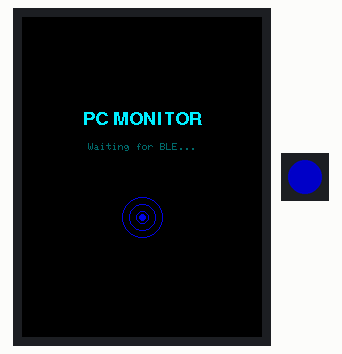
Simulated run of this program. Board: ESP32-S3. Shown: 240×320 colour display, 1 RGB LEDs in strip order, left to right. Dim RGB values are drawn brighter than linear; nothing arrives over Bluetooth unless stated; a phone connects over Bluetooth LE 3 s after start; what the program prints to the serial monitor is not drawn.

Above: at 0.3 s.
At 3.6 s:
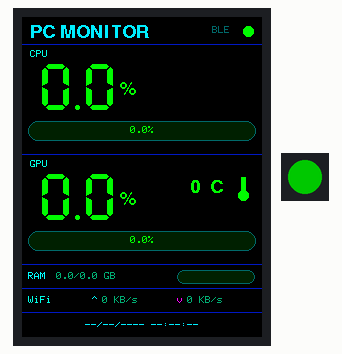
Timing chart, 0 to 5.1 s (numbered marks = the images above):
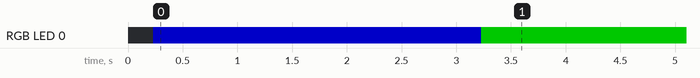

The program:

main.cpp
```cpp
/**
 * main.cpp – ESP32-S3 PC Stats Monitor
 *
 * Main orchestration only. Feature-specific logic is split into modules.
 */

#include <Arduino.h>
#include "ble_server.h"
#include "display.h"
#include "led_status.h"
#include "stats.h"

static uint32_t last_footer_ms = 0;
static bool     was_connected = false;
static bool     splash_shown  = true;

void setup() {
    Serial.begin(115200);

    initDisplay();
    drawSplash();

    initStatusLed();
    initBleServer();
}

void loop() {
    bool connected = g_ble_connected;

    if (connected != was_connected) {
        was_connected = connected;
        if (!connected) {
            drawSplash();
            splash_shown = true;
        }
    }

    if (connected && splash_shown) {
        clearDisplay();
        splash_shown = false;

        portENTER_CRITICAL(&g_mux);
        Stats local = g_stats;
        bool have = g_new_data;
        if (have) g_new_data = false;
        portEXIT_CRITICAL(&g_mux);

        drawHeader(connected);
        drawCpuSection(local);
        drawGpuSection(local);
        drawRamRow(local);
        drawNetRow(local);
        drawFooter();
        last_footer_ms = millis();
        return;
    }

    if (!connected) {
        delay(500);
        return;
    }

    bool have_data = false;
    Stats local;
    portENTER_CRITICAL(&g_mux);
    if (g_new_data) {
        local = g_stats;
        have_data = true;
        g_new_data = false;
    }
    portEXIT_CRITICAL(&g_mux);

    if (have_data) {
        drawHeader(connected);
        drawCpuSection(local);
        drawGpuSection(local);
        drawRamRow(local);
        drawNetRow(local);
    }

    uint32_t now_ms = millis();
    if (now_ms - last_footer_ms >= 1000) {
        last_footer_ms = now_ms;
        drawFooter();
    }

    delay(10);
}
```

ble_server.h
```cpp
#pragma once

void initBleServer();
```

colors.h
```cpp
#pragma once

#include <Arduino.h>

/* Colour palette (RGB565) */
static constexpr uint32_t C_BG     = 0x0000u;
static constexpr uint32_t C_HDR    = 0x0000u;
static constexpr uint32_t C_CPU_BG = 0x0000u;
static constexpr uint32_t C_GPU_BG = 0x0000u;
static constexpr uint32_t C_ROW_BG = 0x0000u;

static constexpr uint32_t C_TITLE = 0xEFFFu;
static constexpr uint32_t C_LABEL = 0xAD75u;
static constexpr uint32_t C_DIM   = 0x6B6Du;
static constexpr uint32_t C_SEP   = 0x18C3u;

// Device color order is GRB, so these values are mapped to match on-screen color names.
static constexpr uint16_t C_RED     = 0x07E0;
static constexpr uint16_t C_GREEN   = 0xF800;
static constexpr uint16_t C_BLUE    = 0x001F;
static constexpr uint16_t C_YELLOW  = 0xFFE0;
static constexpr uint16_t C_CYAN    = 0x07FF;
static constexpr uint16_t C_MAGENTA = 0xF81F;

static constexpr uint32_t C_BLE_ON  = C_GREEN;
static constexpr uint32_t C_BLE_OFF = C_RED;

uint32_t barColor(float pct);
uint32_t tempColor(float t);
```

display.h
```cpp
#pragma once

#include "stats.h"

void initDisplay();
void clearDisplay();
void drawSplash();
void drawHeader(bool ble_on);
void drawCpuSection(const Stats &st);
void drawGpuSection(const Stats &st);
void drawRamRow(const Stats &st);
void drawNetRow(const Stats &st);
void drawFooter();
```

led_status.h
```cpp
#pragma once

#include <Arduino.h>

void initStatusLed();
void setLedColor(uint8_t r, uint8_t g, uint8_t b);
void setLedWaiting();
void setLedConnected();
void setLedDisconnected();
```

lgfx.h
```cpp
#pragma once
/**
 * lgfx.h – LovyanGFX driver for ILI9341 on ESP32-S3
 *
 * Display : 240 × 320, 16-bit RGB565
 * SPI     : SPI3_HOST, 40 MHz write, 16 MHz read
 * Pins    : SCLK=12, MOSI=11, MISO=13, DC=46, CS=10, BL=45 (PWM)
 */

#define LGFX_USE_V1
#include <LovyanGFX.hpp>

class LGFX : public lgfx::LGFX_Device {
    lgfx::Panel_ILI9341 _panel_instance;
    lgfx::Bus_SPI       _bus_instance;
    lgfx::Light_PWM     _light_instance;

public:
    LGFX() {
        /* ── SPI bus ─────────────────────────────────────────── */
        {
            auto cfg = _bus_instance.config();
            cfg.spi_host   = SPI3_HOST;
            cfg.spi_mode   = 0;
            cfg.freq_write = 40000000;
            cfg.freq_read  = 16000000;
            cfg.pin_sclk   = 12;
            cfg.pin_mosi   = 11;
            cfg.pin_miso   = 13;
            cfg.pin_dc     = 46;
            cfg.use_lock   = true;
            cfg.dma_channel = SPI_DMA_CH_AUTO;
            _bus_instance.config(cfg);
            _panel_instance.setBus(&_bus_instance);
        }

        /* ── Panel ───────────────────────────────────────────── */
        {
            auto cfg = _panel_instance.config();
            cfg.pin_cs   = 10;
            cfg.pin_rst  = -1;
            cfg.pin_busy = -1;
            cfg.panel_width  = 240;
            cfg.panel_height = 320;
            cfg.offset_x     = 0;
            cfg.offset_y     = 0;
            cfg.offset_rotation = 0;
            cfg.dummy_read_pixel = 8;
            cfg.dummy_read_bits  = 1;
            cfg.readable    = true;
            cfg.invert      = true;
            cfg.rgb_order   = true;
            cfg.dlen_16bit  = false;
            cfg.bus_shared  = true;
            _panel_instance.config(cfg);
        }

        /* ── Backlight (PWM) ─────────────────────────────────── */
        {
            auto cfg = _light_instance.config();
            cfg.pin_bl      = 45;
            cfg.invert      = true;
            cfg.freq        = 44100;
            cfg.pwm_channel = 7;
            _light_instance.config(cfg);
            _panel_instance.setLight(&_light_instance);
        }

        setPanel(&_panel_instance);
    }
};
```

stats.h
```cpp
#pragma once

#include <Arduino.h>

struct Stats {
    float cpu       = 0.f;
    float gpu_used  = 0.f;
    float gpu_temp  = 0.f;
    float ram_used  = 0.f;
    float ram_total = 0.f;
    float net_up    = 0.f;
    float net_down  = 0.f;
    char  cpu_name[48]     = "CPU";
    char  gpu_name[48]     = "GPU";
    char  wifi_name[48]    = "WiFi";
    char  datetime_str[32] = "00:00:00";
    bool  valid = false;
};

extern volatile bool g_new_data;
extern Stats g_stats;
extern portMUX_TYPE g_mux;
extern bool g_ble_connected;
```

ble_server.cpp
```cpp
#include "ble_server.h"

#include <Arduino.h>
#include <ArduinoJson.h>
#include <NimBLEDevice.h>
#include <cstring>
#include "config.h"
#include "led_status.h"
#include "stats.h"

class StatsCharCallback : public NimBLECharacteristicCallbacks {
    void onWrite(NimBLECharacteristic *pChar) override {
        std::string val = pChar->getValue();
        if (val.empty()) return;

        JsonDocument doc;
        DeserializationError err = deserializeJson(doc, (const char *)val.c_str(), val.size());
        if (err) return;

        Stats tmp;
        portENTER_CRITICAL(&g_mux);
        tmp = g_stats;
        portEXIT_CRITICAL(&g_mux);

        tmp.cpu       = doc["cpu"]       | tmp.cpu;
        tmp.gpu_used  = doc["gpu_used"]  | tmp.gpu_used;
        tmp.gpu_temp  = doc["gpu_temp"]  | tmp.gpu_temp;
        tmp.ram_used  = doc["ram_used"]  | tmp.ram_used;
        tmp.ram_total = doc["ram_total"] | tmp.ram_total;
        tmp.net_up    = doc["net_up"]    | tmp.net_up;
        tmp.net_down  = doc["net_down"]  | tmp.net_down;
        tmp.valid     = true;

        if (!doc["cpu_name"].isNull()) {
            const char *s = doc["cpu_name"];
            if (s) strncpy(tmp.cpu_name, s, sizeof(tmp.cpu_name) - 1);
        }
        if (!doc["gpu_name"].isNull()) {
            const char *s = doc["gpu_name"];
            if (s) strncpy(tmp.gpu_name, s, sizeof(tmp.gpu_name) - 1);
        }
        if (!doc["wifi_name"].isNull()) {
            const char *s = doc["wifi_name"];
            if (s) strncpy(tmp.wifi_name, s, sizeof(tmp.wifi_name) - 1);
        }
        if (!doc["datetime"].isNull()) {
            const char *s = doc["datetime"];
            if (s) strncpy(tmp.datetime_str, s, sizeof(tmp.datetime_str) - 1);
        }

        portENTER_CRITICAL(&g_mux);
        g_stats    = tmp;
        g_new_data = true;
        portEXIT_CRITICAL(&g_mux);
    }
};

class ServerCallbacks : public NimBLEServerCallbacks {
    void onConnect(NimBLEServer *) override {
        g_ble_connected = true;
        setLedConnected();
    }

    void onDisconnect(NimBLEServer *pSrv) override {
        g_ble_connected = false;
        setLedDisconnected();
        pSrv->startAdvertising();
    }
};

void initBleServer() {
    NimBLEDevice::init(DEVICE_NAME);
    NimBLEServer *pServer = NimBLEDevice::createServer();
    pServer->setCallbacks(new ServerCallbacks());

    NimBLEService *pSvc = pServer->createService(SERVICE_UUID);
    NimBLECharacteristic *pChar = pSvc->createCharacteristic(
        CHAR_UUID,
        NIMBLE_PROPERTY::WRITE | NIMBLE_PROPERTY::WRITE_NR
    );
    pChar->setCallbacks(new StatsCharCallback());
    pSvc->start();

    NimBLEAdvertising *pAdv = NimBLEDevice::getAdvertising();
    pAdv->addServiceUUID(SERVICE_UUID);
    pAdv->setName(DEVICE_NAME);
    pAdv->start();

    Serial.println("BLE advertising started");
}
```

colors.cpp
```cpp
#include "colors.h"

uint32_t barColor(float pct) {
    if (pct >= 80.f) return C_RED;
    if (pct >= 50.f) return C_YELLOW;
    return C_GREEN;
}

uint32_t tempColor(float t) {
    if (t >= 85.f) return C_RED;
    if (t >= 70.f) return C_YELLOW;
    return C_GREEN;
}
```

display.cpp
```cpp
#include "display.h"

#include <Arduino.h>
#include <cstring>
#include "colors.h"
#include "config.h"
#include "lgfx.h"

static LGFX        lcd;
static LGFX_Sprite spr_hdr(&lcd);
static LGFX_Sprite spr_cpu(&lcd);
static LGFX_Sprite spr_gpu(&lcd);
static LGFX_Sprite spr_ram(&lcd);
static LGFX_Sprite spr_net(&lcd);
static LGFX_Sprite spr_ftr(&lcd);

static void truncatedText(LGFX_Sprite &s, const char *str, int x, int y,
                          int maxPx, uint32_t color) {
    char buf[64];
    strncpy(buf, str, sizeof(buf) - 1);
    buf[sizeof(buf) - 1] = '\0';
    int len = strlen(buf);
    s.setTextColor(color);
    while (len > 0 && s.textWidth(buf) > maxPx) {
        buf[--len] = '\0';
        if (len > 2) { buf[len - 1] = '.'; buf[len - 2] = '.'; buf[len - 3] = '.'; }
    }
    s.drawString(buf, x, y);
}

static void drawBar(LGFX_Sprite &s, int x, int y, int w, int h,
                    float pct, uint32_t col, uint32_t bg = 0x2104u) {
    int filled = (int)(pct / 100.f * (float)(w - 2));
    if (filled < 0) filled = 0;
    if (filled > w - 2) filled = w - 2;

    s.fillRoundRect(x, y, w, h, h / 2, bg);
    if (filled > 0)
        s.fillRoundRect(x + 1, y + 1, filled, h - 2, (h - 2) / 2, col);
    s.drawRoundRect(x, y, w, h, h / 2, C_DIM);
}

static void drawMiniBar(LGFX_Sprite &s, int x, int y, int w, int h,
                        float pct, uint32_t col) {
    int filled = (int)(pct / 100.f * (float)(w - 2));
    if (filled < 0) filled = 0;
    if (filled > w - 2) filled = w - 2;

    s.fillRoundRect(x, y, w, h, h / 2, 0x2104u);
    if (filled > 0)
        s.fillRoundRect(x + 1, y + 1, filled, h - 2, (h - 2) / 2, col);
    s.drawRoundRect(x, y, w, h, h / 2, C_DIM);
}

void initDisplay() {
    lcd.init();
    lcd.setRotation(0);
    lcd.setBrightness(100);
    lcd.setColorDepth(16);
    lcd.setSwapBytes(true);

    spr_hdr.setColorDepth(16); spr_hdr.createSprite(LCD_W, HDR_H);
    spr_cpu.setColorDepth(16); spr_cpu.createSprite(LCD_W, SEC_H);
    spr_gpu.setColorDepth(16); spr_gpu.createSprite(LCD_W, SEC_H);
    spr_ram.setColorDepth(16); spr_ram.createSprite(LCD_W, ROW_H);
    spr_net.setColorDepth(16); spr_net.createSprite(LCD_W, ROW_H);
    spr_ftr.setColorDepth(16); spr_ftr.createSprite(LCD_W, ROW_H);
}

void clearDisplay() {
    lcd.fillScreen(C_BG);
}

void drawHeader(bool ble_on) {
    spr_hdr.fillScreen(C_HDR);
    spr_hdr.setTextColor(C_TITLE);
    spr_hdr.setTextSize(1);
    spr_hdr.setFont(&fonts::FreeSansBold9pt7b);
    spr_hdr.drawString("PC MONITOR", 8, 7);

    uint32_t dot_col = ble_on ? C_BLE_ON : C_BLE_OFF;
    spr_hdr.fillCircle(LCD_W - 14, 14, 5, dot_col);
    spr_hdr.setFont(&fonts::Font0);
    spr_hdr.setTextColor(C_DIM);
    spr_hdr.drawString(ble_on ? "BLE" : "---", LCD_W - 50, 9);
    spr_hdr.drawFastHLine(0, HDR_H - 1, LCD_W, C_SEP);
    spr_hdr.pushSprite(0, HDR_Y);
}

void drawCpuSection(const Stats &st) {
    spr_cpu.fillScreen(C_CPU_BG);
    spr_cpu.setFont(&fonts::Font0);
    truncatedText(spr_cpu, st.cpu_name, 8, 5, LCD_W - 44, C_YELLOW);

    spr_cpu.setFont(&fonts::Font7);
    spr_cpu.setTextSize(1);
    char pct_str[8];
    snprintf(pct_str, sizeof(pct_str), "%4.1f", st.cpu);
    uint32_t col = barColor(st.cpu);
    spr_cpu.setTextColor(col);
    spr_cpu.drawString(pct_str, 6, 18);
    int pct_w = spr_cpu.textWidth(pct_str);

    spr_cpu.setFont(&fonts::FreeSansBold9pt7b);
    spr_cpu.setTextColor(col);
    int pct_sign_x = 6 + pct_w + 4;
    if (pct_sign_x > LCD_W - 20) pct_sign_x = LCD_W - 20;
    spr_cpu.drawString("%", pct_sign_x, 36);

    drawBar(spr_cpu, 6, 76, LCD_W - 12, 20, st.cpu, col);

    spr_cpu.setFont(&fonts::Font0);
    spr_cpu.setTextColor(col);
    char bar_label[16];
    snprintf(bar_label, sizeof(bar_label), "%.1f%%", st.cpu);
    int tw = spr_cpu.textWidth(bar_label);
    spr_cpu.drawString(bar_label, (LCD_W - tw) / 2, 81);

    spr_cpu.drawFastHLine(0, SEC_H - 1, LCD_W, C_SEP);
    spr_cpu.pushSprite(0, CPU_Y);
}

void drawGpuSection(const Stats &st) {
    spr_gpu.fillScreen(C_GPU_BG);
    truncatedText(spr_gpu, st.gpu_name, 8, 5, LCD_W - 20, C_YELLOW);

    spr_gpu.setFont(&fonts::Font7);
    char pct_str[8];
    snprintf(pct_str, sizeof(pct_str), "%4.1f", st.gpu_used);
    uint32_t col = barColor(st.gpu_used);
    spr_gpu.setTextColor(col);
    spr_gpu.drawString(pct_str, 6, 18);
    int pct_w = spr_gpu.textWidth(pct_str);

    spr_gpu.setFont(&fonts::FreeSansBold9pt7b);
    spr_gpu.setTextColor(col);
    int pct_sign_x = 6 + pct_w + 4;
    if (pct_sign_x > LCD_W - 20) pct_sign_x = LCD_W - 20;
    spr_gpu.drawString("%", pct_sign_x, 36);

    uint32_t tc = tempColor(st.gpu_temp);
    spr_gpu.setFont(&fonts::FreeSansBold9pt7b);
    spr_gpu.setTextColor(tc);
    char temp_str[16];
    snprintf(temp_str, sizeof(temp_str), "%.0f" " " "\xB0" " C", st.gpu_temp);
    spr_gpu.drawString(temp_str, 168, 24);

    spr_gpu.fillRect(185 + 34, 22, 5, 14, tc);
    spr_gpu.fillCircle(185 + 36, 40, 5, tc);

    drawBar(spr_gpu, 6, 76, LCD_W - 12, 20, st.gpu_used, col);

    spr_gpu.setFont(&fonts::Font0);
    spr_gpu.setTextColor(col);
    char bar_label[16];
    snprintf(bar_label, sizeof(bar_label), "%.1f%%", st.gpu_used);
    int tw = spr_gpu.textWidth(bar_label);
    spr_gpu.drawString(bar_label, (LCD_W - tw) / 2, 81);

    spr_gpu.drawFastHLine(0, SEC_H - 1, LCD_W, C_SEP);
    spr_gpu.pushSprite(0, GPU_Y);
}

void drawRamRow(const Stats &st) {
    spr_ram.fillScreen(C_ROW_BG);
    spr_ram.setFont(&fonts::Font0);
    spr_ram.setTextColor(C_CYAN);
    spr_ram.drawString("RAM", 6, 7);

    char buf[32];
    snprintf(buf, sizeof(buf), "%.1f/%.1f GB", st.ram_used, st.ram_total);
    spr_ram.setTextColor(C_LABEL);
    spr_ram.drawString(buf, 34, 7);

    float ram_pct = (st.ram_total > 0.f) ? (st.ram_used / st.ram_total * 100.f) : 0.f;
    uint32_t rc = barColor(ram_pct);
    drawMiniBar(spr_ram, 155, 5, 78, 14, ram_pct, rc);

    spr_ram.drawFastHLine(0, ROW_H - 1, LCD_W, C_SEP);
    spr_ram.pushSprite(0, RAM_Y);
}

void drawNetRow(const Stats &st) {
    spr_net.fillScreen(C_ROW_BG);
    spr_net.setFont(&fonts::Font0);

    spr_net.setTextColor(C_YELLOW);
    truncatedText(spr_net, st.wifi_name, 6, 7, 60, C_YELLOW);

    char buf[24];
    spr_net.setTextColor(C_CYAN);
    spr_net.drawString("^", 70, 7);
    if (st.net_up >= 1024.f)
        snprintf(buf, sizeof(buf), "%.1f MB/s", st.net_up / 1024.f);
    else
        snprintf(buf, sizeof(buf), "%.0f KB/s", st.net_up);
    spr_net.setTextColor(C_LABEL);
    spr_net.drawString(buf, 80, 7);

    spr_net.setTextColor(C_MAGENTA);
    spr_net.drawString("v", 155, 7);
    if (st.net_down >= 1024.f)
        snprintf(buf, sizeof(buf), "%.1f MB/s", st.net_down / 1024.f);
    else
        snprintf(buf, sizeof(buf), "%.0f KB/s", st.net_down);
    spr_net.setTextColor(C_LABEL);
    spr_net.drawString(buf, 165, 7);

    spr_net.drawFastHLine(0, ROW_H - 1, LCD_W, C_SEP);
    spr_net.pushSprite(0, NET_Y);
}

void drawFooter() {
    spr_ftr.fillScreen(C_HDR);

    char datetime_buf[32];
    portENTER_CRITICAL(&g_mux);
    strncpy(datetime_buf, g_stats.datetime_str, sizeof(datetime_buf) - 1);
    datetime_buf[sizeof(datetime_buf) - 1] = '\0';
    portEXIT_CRITICAL(&g_mux);

    if (datetime_buf[0] == '\0' || strcmp(datetime_buf, "00:00:00") == 0) {
        strncpy(datetime_buf, "--/--/---- --:--:--", sizeof(datetime_buf) - 1);
        datetime_buf[sizeof(datetime_buf) - 1] = '\0';
    }

    spr_ftr.setFont(&fonts::Font0);
    spr_ftr.setTextColor(C_TITLE);
    int tw = spr_ftr.textWidth(datetime_buf);
    int x = (LCD_W - tw) / 2;
    if (x < 0) x = 0;
    spr_ftr.drawString(datetime_buf, x, 8);
    spr_ftr.pushSprite(0, FTR_Y);
}

void drawSplash() {
    lcd.fillScreen(C_BG);
    lcd.setFont(&fonts::FreeSansBold9pt7b);
    lcd.setTextColor(C_TITLE);
    lcd.setTextDatum(textdatum_t::middle_center);
    lcd.drawString("PC MONITOR", LCD_W / 2, 100);

    lcd.setFont(&fonts::Font0);
    lcd.setTextColor(C_DIM);
    lcd.drawString("Waiting for BLE...", LCD_W / 2, 130);

    int cx = LCD_W / 2, cy = 200;
    lcd.drawCircle(cx, cy, 20, C_BLE_OFF);
    lcd.drawCircle(cx, cy, 13, C_BLE_OFF);
    lcd.drawCircle(cx, cy, 6, C_BLE_OFF);
    lcd.fillCircle(cx, cy, 3, C_BLE_OFF);

    lcd.setTextDatum(textdatum_t::top_left);
}
```

led_status.cpp
```cpp
#include "led_status.h"

#include <Adafruit_NeoPixel.h>
#include "config.h"

static Adafruit_NeoPixel led(NUM_PIXELS, LED_RGB_PIN, NEO_GRB + NEO_KHZ800);

void initStatusLed() {
    led.begin();
    led.setBrightness(100);
    setLedWaiting();
}

void setLedColor(uint8_t r, uint8_t g, uint8_t b) {
    led.setPixelColor(0, led.Color(r, g, b));
    led.show();
}

void setLedWaiting() {
    setLedColor(0, 0, 255);
}

void setLedConnected() {
    setLedColor(0, 255, 0);
}

void setLedDisconnected() {
    setLedColor(255, 0, 0);
}
```

stats.cpp
```cpp
#include "stats.h"

volatile bool g_new_data = false;
Stats g_stats;
portMUX_TYPE g_mux = portMUX_INITIALIZER_UNLOCKED;
bool g_ble_connected = false;
```

Source omitted: config.h (833 bytes)

Measured:
- by itself, RGB LED 0: off → RGB(0, 0, 100) at 0.23 s, → RGB(0, 100, 0) 3.0 s later
